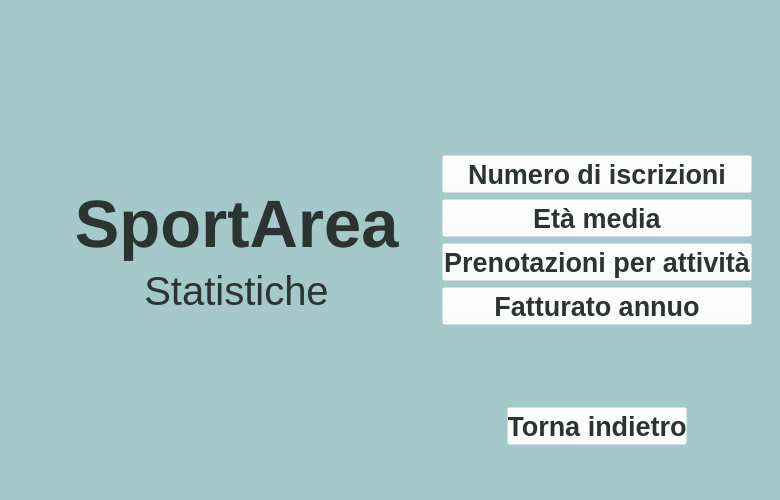
<?xml version="1.0" encoding="UTF-8"?>
<ui version="4.0">
 <class>MainWindow</class>
 <widget class="QMainWindow" name="MainWindow">
  <property name="geometry">
   <rect>
    <x>0</x>
    <y>0</y>
    <width>780</width>
    <height>500</height>
   </rect>
  </property>
  <property name="minimumSize">
   <size>
    <width>780</width>
    <height>500</height>
   </size>
  </property>
  <property name="font">
   <font>
    <family>Arial</family>
    <pointsize>16</pointsize>
    <weight>50</weight>
    <bold>false</bold>
   </font>
  </property>
  <property name="windowTitle">
   <string>Amministrazione</string>
  </property>
  <widget class="QWidget" name="centralwidget">
   <property name="minimumSize">
    <size>
     <width>780</width>
     <height>500</height>
    </size>
   </property>
   <layout class="QGridLayout" name="gridLayout_2">
    <property name="leftMargin">
     <number>0</number>
    </property>
    <property name="topMargin">
     <number>0</number>
    </property>
    <property name="rightMargin">
     <number>0</number>
    </property>
    <property name="bottomMargin">
     <number>0</number>
    </property>
    <item row="0" column="0">
     <widget class="QWidget" name="widget" native="true">
      <property name="minimumSize">
       <size>
        <width>780</width>
        <height>500</height>
       </size>
      </property>
      <property name="styleSheet">
       <string notr="true">background-color: rgb(165, 201, 202);</string>
      </property>
      <layout class="QGridLayout" name="gridLayout">
       <property name="leftMargin">
        <number>0</number>
       </property>
       <property name="topMargin">
        <number>0</number>
       </property>
       <property name="rightMargin">
        <number>0</number>
       </property>
       <property name="bottomMargin">
        <number>0</number>
       </property>
       <item row="0" column="0">
        <layout class="QHBoxLayout" name="horizontalLayout_2">
         <item>
          <spacer name="horizontalSpacer_5">
           <property name="orientation">
            <enum>Qt::Horizontal</enum>
           </property>
           <property name="sizeType">
            <enum>QSizePolicy::MinimumExpanding</enum>
           </property>
           <property name="sizeHint" stdset="0">
            <size>
             <width>74</width>
             <height>20</height>
            </size>
           </property>
          </spacer>
         </item>
         <item>
          <layout class="QVBoxLayout" name="verticalLayout_4">
           <item>
            <spacer name="verticalSpacer_4">
             <property name="orientation">
              <enum>Qt::Vertical</enum>
             </property>
             <property name="sizeType">
              <enum>QSizePolicy::Expanding</enum>
             </property>
             <property name="sizeHint" stdset="0">
              <size>
               <width>20</width>
               <height>40</height>
              </size>
             </property>
            </spacer>
           </item>
           <item>
            <widget class="QLabel" name="label_3">
             <property name="font">
              <font>
               <family>Arial</family>
               <pointsize>50</pointsize>
               <weight>75</weight>
               <bold>true</bold>
              </font>
             </property>
             <property name="styleSheet">
              <string notr="true">
color:rgb(44, 51, 51);</string>
             </property>
             <property name="text">
              <string>SportArea</string>
             </property>
             <property name="alignment">
              <set>Qt::AlignBottom|Qt::AlignHCenter</set>
             </property>
            </widget>
           </item>
           <item>
            <widget class="QLabel" name="label_4">
             <property name="font">
              <font>
               <family>Arial</family>
               <pointsize>30</pointsize>
              </font>
             </property>
             <property name="styleSheet">
              <string notr="true">
color:rgb(44, 51, 51);</string>
             </property>
             <property name="text">
              <string>Statistiche</string>
             </property>
             <property name="alignment">
              <set>Qt::AlignHCenter|Qt::AlignTop</set>
             </property>
            </widget>
           </item>
           <item>
            <spacer name="verticalSpacer_5">
             <property name="orientation">
              <enum>Qt::Vertical</enum>
             </property>
             <property name="sizeHint" stdset="0">
              <size>
               <width>20</width>
               <height>40</height>
              </size>
             </property>
            </spacer>
           </item>
          </layout>
         </item>
         <item>
          <spacer name="horizontalSpacer_10">
           <property name="orientation">
            <enum>Qt::Horizontal</enum>
           </property>
           <property name="sizeType">
            <enum>QSizePolicy::Expanding</enum>
           </property>
           <property name="sizeHint" stdset="0">
            <size>
             <width>60</width>
             <height>20</height>
            </size>
           </property>
          </spacer>
         </item>
         <item>
          <layout class="QVBoxLayout" name="verticalLayout_2">
           <item>
            <spacer name="verticalSpacer">
             <property name="orientation">
              <enum>Qt::Vertical</enum>
             </property>
             <property name="sizeType">
              <enum>QSizePolicy::Expanding</enum>
             </property>
             <property name="sizeHint" stdset="0">
              <size>
               <width>20</width>
               <height>160</height>
              </size>
             </property>
            </spacer>
           </item>
           <item>
            <widget class="QWidget" name="widget_4" native="true">
             <layout class="QVBoxLayout" name="verticalLayout">
              <item>
               <widget class="QPushButton" name="pushButton_stat_iscrizioni">
                <property name="minimumSize">
                 <size>
                  <width>250</width>
                  <height>0</height>
                 </size>
                </property>
                <property name="font">
                 <font>
                  <family>Arial</family>
                  <pointsize>20</pointsize>
                  <weight>75</weight>
                  <bold>true</bold>
                 </font>
                </property>
                <property name="styleSheet">
                 <string notr="true">QPushButton
{

background-color: rgba(255, 255, 255, 0);
color:rgb(44, 51, 51);
height:30px;
width:55px;
}
QPushButton:hover
{
text-decoration: underline solid;
background-color: rgba(255, 255, 255, 0);
color: rgb(52, 119, 134);
height:30px;
width:55px;
}
QPushButton:pressed
{

color:rgb(44, 51, 51);
height:30px;
width:55px;
}

</string>
                </property>
                <property name="text">
                 <string>Numero di iscrizioni</string>
                </property>
                <property name="icon">
                 <iconset>
                  <normaloff>icons/statistics.png</normaloff>icons/statistics.png</iconset>
                </property>
                <property name="iconSize">
                 <size>
                  <width>20</width>
                  <height>20</height>
                 </size>
                </property>
               </widget>
              </item>
              <item>
               <widget class="QPushButton" name="pushButton_stat_eta">
                <property name="minimumSize">
                 <size>
                  <width>140</width>
                  <height>0</height>
                 </size>
                </property>
                <property name="font">
                 <font>
                  <family>Arial</family>
                  <pointsize>20</pointsize>
                  <weight>75</weight>
                  <bold>true</bold>
                 </font>
                </property>
                <property name="styleSheet">
                 <string notr="true">QPushButton
{

background-color: rgba(255, 255, 255, 0);
color:rgb(44, 51, 51);
height:30px;
width:55px;
}
QPushButton:hover
{
text-decoration: underline solid;
background-color: rgba(255, 255, 255, 0);
color: rgb(52, 119, 134);
height:30px;
width:55px;
}
QPushButton:pressed
{

color:rgb(44, 51, 51);
height:30px;
width:55px;
}

</string>
                </property>
                <property name="text">
                 <string>Età media</string>
                </property>
                <property name="icon">
                 <iconset>
                  <normaloff>icons/statistics.png</normaloff>icons/statistics.png</iconset>
                </property>
                <property name="iconSize">
                 <size>
                  <width>20</width>
                  <height>20</height>
                 </size>
                </property>
               </widget>
              </item>
              <item>
               <widget class="QPushButton" name="pushButton_stat_attivita">
                <property name="minimumSize">
                 <size>
                  <width>140</width>
                  <height>0</height>
                 </size>
                </property>
                <property name="font">
                 <font>
                  <family>Arial</family>
                  <pointsize>20</pointsize>
                  <weight>75</weight>
                  <bold>true</bold>
                 </font>
                </property>
                <property name="styleSheet">
                 <string notr="true">QPushButton
{

background-color: rgba(255, 255, 255, 0);
color:rgb(44, 51, 51);
height:30px;
width:55px;
}
QPushButton:hover
{
text-decoration: underline solid;
background-color: rgba(255, 255, 255, 0);
color: rgb(52, 119, 134);
height:30px;
width:55px;
}
QPushButton:pressed
{

color:rgb(44, 51, 51);
height:30px;
width:55px;
}

</string>
                </property>
                <property name="text">
                 <string>Prenotazioni per attività</string>
                </property>
                <property name="icon">
                 <iconset>
                  <normaloff>icons/pie-chart.png</normaloff>icons/pie-chart.png</iconset>
                </property>
                <property name="iconSize">
                 <size>
                  <width>20</width>
                  <height>20</height>
                 </size>
                </property>
               </widget>
              </item>
              <item>
               <widget class="QPushButton" name="pushButton_stat_fatturato">
                <property name="minimumSize">
                 <size>
                  <width>310</width>
                  <height>0</height>
                 </size>
                </property>
                <property name="font">
                 <font>
                  <family>Arial</family>
                  <pointsize>20</pointsize>
                  <weight>75</weight>
                  <bold>true</bold>
                 </font>
                </property>
                <property name="styleSheet">
                 <string notr="true">QPushButton
{

background-color: rgba(255, 255, 255, 0);
color:rgb(44, 51, 51);
height:30px;
width:55px;
}
QPushButton:hover
{
text-decoration: underline solid;
background-color: rgba(255, 255, 255, 0);
color: rgb(52, 119, 134);
height:30px;
width:55px;
}
QPushButton:pressed
{

color:rgb(44, 51, 51);
height:30px;
width:55px;
}

</string>
                </property>
                <property name="text">
                 <string>Fatturato annuo</string>
                </property>
                <property name="icon">
                 <iconset>
                  <normaloff>icons/chart.png</normaloff>icons/chart.png</iconset>
                </property>
                <property name="iconSize">
                 <size>
                  <width>20</width>
                  <height>20</height>
                 </size>
                </property>
               </widget>
              </item>
              <item>
               <spacer name="verticalSpacer_3">
                <property name="orientation">
                 <enum>Qt::Vertical</enum>
                </property>
                <property name="sizeType">
                 <enum>QSizePolicy::Expanding</enum>
                </property>
                <property name="sizeHint" stdset="0">
                 <size>
                  <width>20</width>
                  <height>90</height>
                 </size>
                </property>
               </spacer>
              </item>
              <item>
               <layout class="QHBoxLayout" name="horizontalLayout">
                <item>
                 <spacer name="horizontalSpacer">
                  <property name="orientation">
                   <enum>Qt::Horizontal</enum>
                  </property>
                  <property name="sizeHint" stdset="0">
                   <size>
                    <width>40</width>
                    <height>20</height>
                   </size>
                  </property>
                 </spacer>
                </item>
                <item>
                 <widget class="QPushButton" name="pushButton_back">
                  <property name="minimumSize">
                   <size>
                    <width>180</width>
                    <height>0</height>
                   </size>
                  </property>
                  <property name="font">
                   <font>
                    <family>Arial</family>
                    <pointsize>20</pointsize>
                    <weight>75</weight>
                    <bold>true</bold>
                   </font>
                  </property>
                  <property name="styleSheet">
                   <string notr="true">QPushButton
{

background-color: rgba(255, 255, 255, 0);
color:rgb(44, 51, 51);
height:30px;
width:55px;
}
QPushButton:hover
{
text-decoration: underline solid;
background-color: rgba(255, 255, 255, 0);
color: rgb(52, 119, 134);
height:30px;
width:55px;
}
QPushButton:pressed
{

color:rgb(44, 51, 51);
height:30px;
width:55px;
}

</string>
                  </property>
                  <property name="text">
                   <string>Torna indietro</string>
                  </property>
                  <property name="icon">
                   <iconset resource="test.qrc">
                    <normaloff>icons/reply.png</normaloff>icons/reply.png</iconset>
                  </property>
                  <property name="iconSize">
                   <size>
                    <width>20</width>
                    <height>20</height>
                   </size>
                  </property>
                 </widget>
                </item>
                <item>
                 <spacer name="horizontalSpacer_2">
                  <property name="orientation">
                   <enum>Qt::Horizontal</enum>
                  </property>
                  <property name="sizeHint" stdset="0">
                   <size>
                    <width>40</width>
                    <height>20</height>
                   </size>
                  </property>
                 </spacer>
                </item>
               </layout>
              </item>
             </layout>
            </widget>
           </item>
           <item>
            <spacer name="verticalSpacer_2">
             <property name="orientation">
              <enum>Qt::Vertical</enum>
             </property>
             <property name="sizeType">
              <enum>QSizePolicy::Expanding</enum>
             </property>
             <property name="sizeHint" stdset="0">
              <size>
               <width>20</width>
               <height>60</height>
              </size>
             </property>
            </spacer>
           </item>
          </layout>
         </item>
         <item>
          <spacer name="horizontalSpacer_6">
           <property name="orientation">
            <enum>Qt::Horizontal</enum>
           </property>
           <property name="sizeType">
            <enum>QSizePolicy::Expanding</enum>
           </property>
           <property name="sizeHint" stdset="0">
            <size>
             <width>50</width>
             <height>20</height>
            </size>
           </property>
          </spacer>
         </item>
        </layout>
       </item>
      </layout>
     </widget>
    </item>
   </layout>
  </widget>
 </widget>
 <resources>
  <include location="test.qrc"/>
 </resources>
 <connections/>
</ui>
